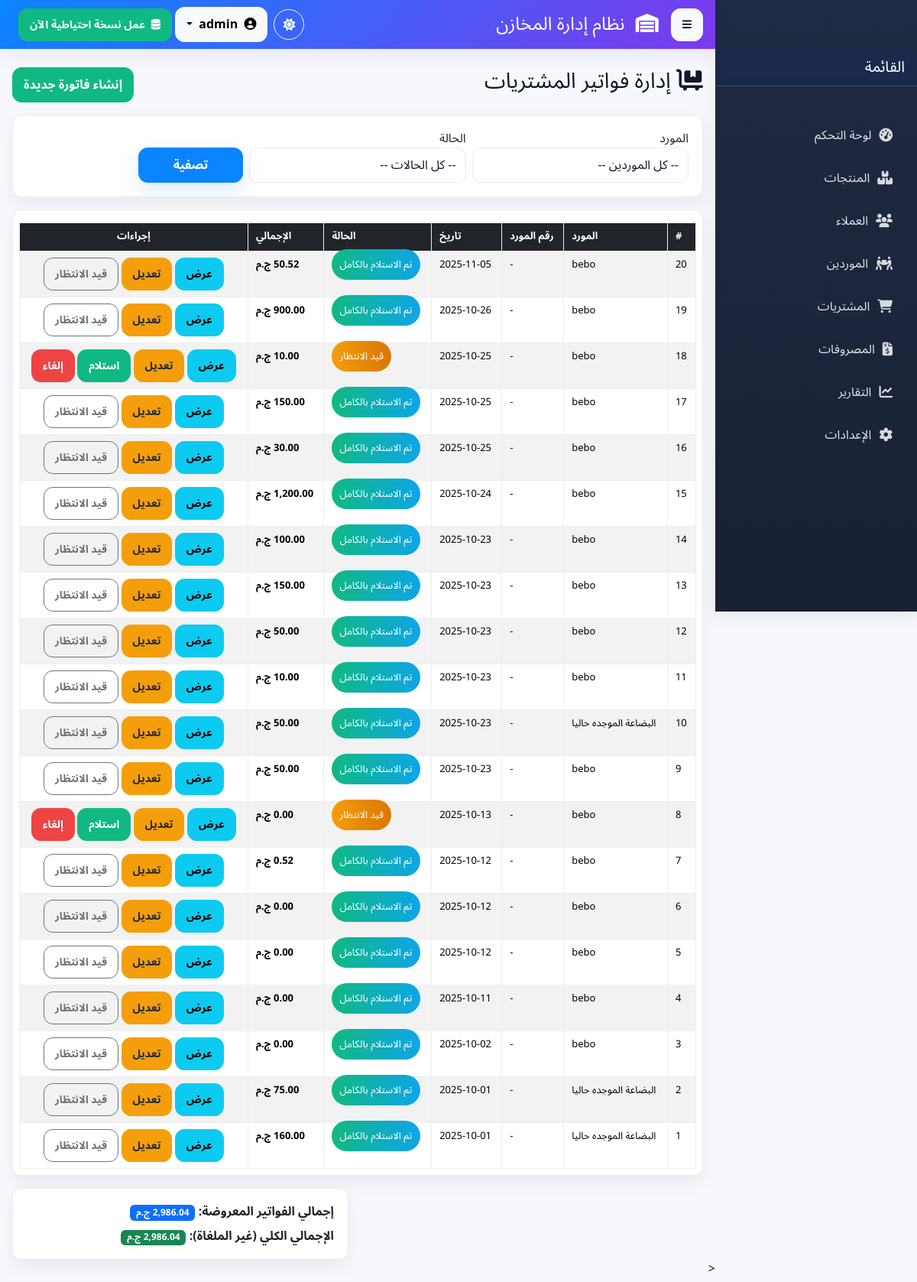
The page /admin/manage_test_purchase.php (signed in) on the database its author committed.
### tables this page shows
CREATE TABLE `purchase_invoices` (
  `id` int(11) NOT NULL COMMENT 'المعرف التلقائي لفاتورة الشراء',
  `supplier_id` int(11) NOT NULL COMMENT 'معرف المورد (FK to suppliers.id)',
  `supplier_invoice_number` varchar(100) DEFAULT NULL COMMENT 'رقم فاتورة المورد (قد يكون فريداً لكل مورد)',
  `purchase_date` date NOT NULL COMMENT 'تاريخ الشراء/الفاتورة',
  `notes` text DEFAULT NULL COMMENT 'ملاحظات إضافية على الفاتورة',
  `total_amount` decimal(12,2) NOT NULL DEFAULT 0.00 COMMENT 'الإجمالي الكلي للفاتورة (يُحسب من البنود)',
  `status` enum('pending','partial_received','fully_received','cancelled') NOT NULL DEFAULT 'pending' COMMENT 'حالة فاتورة الشراء',
  `created_by` int(11) DEFAULT NULL COMMENT 'معرف المستخدم الذي أنشأ فاتورة الشراء (FK to users.id)',
  `created_at` timestamp NOT NULL DEFAULT current_timestamp() COMMENT 'تاريخ ووقت الإنشاء',
  `updated_by` int(11) DEFAULT NULL COMMENT 'معرف المستخدم الذي آخر من عدل بيانات رأس الفاتورة',
  `updated_at` timestamp NULL DEFAULT NULL ON UPDATE current_timestamp() COMMENT 'تاريخ آخر تعديل',
  `cancel_reason` varchar(255) DEFAULT NULL,
  `revert_reason` varchar(255) DEFAULT NULL
);

CREATE TABLE `suppliers` (
  `id` int(11) NOT NULL COMMENT 'المعرف التلقائي للمورد',
  `name` varchar(200) NOT NULL COMMENT 'اسم المورد',
  `mobile` varchar(11) NOT NULL COMMENT 'رقم موبايل المورد (11 رقم)',
  `city` varchar(100) NOT NULL COMMENT 'مدينة المورد',
  `address` text DEFAULT NULL COMMENT 'عنوان المورد التفصيلي (اختياري)',
  `commercial_register` varchar(100) DEFAULT NULL COMMENT 'رقم السجل التجاري (اختياري ولكنه فريد إذا أدخل)',
  `created_by` int(11) DEFAULT NULL COMMENT 'معرف المستخدم الذي أضاف المورد (FK to users.id)',
  `created_at` timestamp NOT NULL DEFAULT current_timestamp() COMMENT 'تاريخ إضافة المورد',
  `updated_at` timestamp NULL DEFAULT NULL ON UPDATE current_timestamp() COMMENT 'تاريخ آخر تعديل لبيانات المورد'
);

### admin/manage_test_purchase.php (the view, shortened to what this page needs)
<?php
require_once dirname(__DIR__) . '/config.php';
function e($s){ return htmlspecialchars($s ?? '', ENT_QUOTES | ENT_SUBSTITUTE, 'UTF-8'); }
$status_labels = [
    'pending' => 'قيد الانتظار',
    'partial_received' => 'تم الاستلام جزئياً',
    'fully_received' => 'تم الاستلام بالكامل',
    'cancelled' => 'ملغاة'
];
$grand_total_all_purchases = 0;
$rs2 = $conn->query("SELECT COALESCE(SUM(total_amount),0) AS grand_total FROM purchase_invoices WHERE status != 'cancelled'");
if ($rs2) { $r2 = $rs2->fetch_assoc(); $grand_total_all_purchases = (float)$r2['grand_total']; }
$sql_select_invoices = "SELECT pi.id, pi.supplier_invoice_number, pi.purchase_date, pi.status, pi.total_amount, pi.created_at, s.name as supplier_name, u.username as creator_name
                        FROM purchase_invoices pi
                        JOIN suppliers s ON pi.supplier_id = s.id
                        LEFT JOIN users u ON pi.created_by = u.id";
$sql_select_invoices .= " ORDER BY pi.purchase_date DESC, pi.id DESC";
$result_invoices = null;
if ($stmt_select = $conn->prepare($sql_select_invoices)) {
    $stmt_select->execute();
    $result_invoices = $stmt_select->get_result();
} else {
    $message = "<div class='alert alert-danger'>خطأ في تحضير استعلام جلب فواتير المشتريات: " . e($conn->error) . "</div>";
}
$displayed_invoices_sum = 0;
$sql_total_displayed = "SELECT COALESCE(SUM(total_amount),0) AS total_displayed FROM purchase_invoices pi WHERE 1=1";
if ($stmt_total = $conn->prepare($sql_total_displayed)) {
    $stmt_total->execute();
    $res_t = $stmt_total->get_result(); $rowt = $res_t->fetch_assoc();
    $displayed_invoices_sum = (float)($rowt['total_displayed'] ?? 0);
}
require_once BASE_DIR . 'partials/header.php';
require_once BASE_DIR . 'partials/sidebar.php';
?>
<div class="container mt-4">
    <div class="d-flex justify-content-between align-items-center mb-3">
        <h3><i class="fas fa-dolly-flatbed"></i> إدارة فواتير المشتريات</h3>
        <a href="<?php echo BASE_URL; ?>admin/manage_suppliers.php" class="btn btn-success">إنشاء فاتورة جديدة</a>
    </div>
    <div class="card mb-3">
        <div class="card-body">
            <form method="get" class="row gx-2 gy-2 align-items-end">
                <div class="col-md-4">
                    <label>المورد</label>
                    <select name="supplier_filter_val" class="form-select">
                        <option value="">-- كل الموردين --</option>
                    </select>
                </div>
                <div class="col-md-4">
                    <label>الحالة</label>
                    <select name="status_filter_val" class="form-select">
                        <option value="">-- كل الحالات --</option>
                    </select>
                </div>
                <div class="col-md-2"><button class="btn btn-primary w-100">تصفية</button></div>
            </form>
        </div>
    </div>
    <div class="card mb-3">
      <div class="card-body p-2">
        <div class="table-responsive">
          <table class="table table-striped mb-0">
            <thead class="table-dark">
              <tr><th>#</th><th>المورد</th><th class="d-none d-md-table-cell">رقم المورد</th><th>تاريخ</th><th class="d-none d-md-table-cell">الحالة</th><th class="text-end">الإجمالي</th><th class="text-center">إجراءات</th></tr>
            </thead>
            <tbody>
              <?php if ($result_invoices && $result_invoices->num_rows>0): while($inv = $result_invoices->fetch_assoc()): ?>
                <tr>
                  <td><?php echo e($inv['id']); ?></td>
                  <td><?php echo e($inv['supplier_name']); ?></td>
                  <td class="d-none d-md-table-cell"><?php echo e($inv['supplier_invoice_number'] ?: '-'); ?></td>
                  <td><?php echo e(date('Y-m-d', strtotime($inv['purchase_date']))); ?></td>
                  <td class="d-none d-md-table-cell">
                    <?php if ($inv['status']==='pending'): ?><span class="badge-pending"><?php echo e($status_labels['pending']); ?></span>
                    <?php elseif ($inv['status']==='fully_received'): ?><span class="badge-received"><?php echo e($status_labels['fully_received']); ?></span>
                    <?php else: ?><span class="badge-cancelled"><?php echo e($status_labels['cancelled']); ?></span><?php endif; ?>
                  </td>
                  <td class="text-end fw-bold"><?php echo number_format((float)$inv['total_amount'],2); ?> ج.م</td>
                  <td class="text-center">
                    <button class="btn btn-info btn-sm" onclick="openInvoiceModalView(<?php echo $inv['id']; ?>)">عرض</button>
                    <?php if ($inv['status']==='pending'): ?>
                      <button class="btn btn-warning btn-sm" onclick="openInvoiceModalEdit(<?php echo $inv['id']; ?>)">تعديل</button>
                      <form method="post" style="display:inline-block" onsubmit="return confirm('تأكيد استلام الفاتورة بالكامل؟')">
                        <button type="submit" name="receive_purchase_invoice" class="btn btn-success btn-sm">استلام</button>
                      </form>
                      <button class="btn btn-danger btn-sm" onclick="openReasonModal('cancel', <?php echo $inv['id']; ?>)">إلغاء</button>
                    <?php elseif ($inv['status']==='fully_received'): ?>
                      <button class="btn btn-warning btn-sm" onclick="openInvoiceModalEdit(<?php echo $inv['id']; ?>)">تعديل</button>
                      <button class="btn btn-outline-secondary btn-sm" onclick="openReasonModal('revert', <?php echo $inv['id']; ?>)">قيد الانتظار</button>
                    <?php endif; ?>
                  </td>
                </tr>
              <?php endwhile; else: ?>
                <tr><td colspan="7" class="text-center">لا توجد فواتير.</td></tr>
              <?php endif; ?>
            </tbody>
          </table>
        </div>
      </div>
    </div>
    <div class="row mt-3">
      <div class="col-md-6 offset-md-6">
        <div class="card">
          <div class="card-body">
            <div><strong>إجمالي الفواتير المعروضة:</strong> <span class="badge bg-primary"><?php echo number_format($displayed_invoices_sum,2); ?> ج.م</span></div>
            <div class="mt-2"><strong>الإجمالي الكلي (غير الملغاة):</strong> <span class="badge bg-success"><?php echo number_format($grand_total_all_purchases,2); ?> ج.م</span></div>
          </div>
        </div>
      </div>
    </div>
</div>
<
<?php
require_once BASE_DIR . 'partials/footer.php';
?>

### assets/css/index.css (style rules this page uses)
:root { --primary: #0b84ff; --primary-600: #0a6be0; --primary-700: #0a58c8; --flash-gradient: linear-gradient( 90deg, rgba(255, 255, 255, 0) 0%, rgba(255, 255, 255, 0.6) 50%, rgba(255, 255, 255, 0) 100%); --accent: #7c3aed; --accent-600: #6d28d9; --teal: #10b981; --amber: #f59e0b; --rose: #ef4444; --const:white; --bg: #f6f8fc; --surface: #ffffff; --surface-2: #f9fbff; --text: #0f172a; --text-soft: #334155; --muted: #64748b; --border: rgba(2,6,23,0.08); --radius: 14px; --radius-sm: 10px; --radius-lg: 20px; --shadow-1: 0 10px 24px rgba(15,23,42,0.06); --shadow-2: 0 12px 28px rgba(11,132,255,0.14); --ring: 0 0 0 4px rgba(11,132,255,0.18); --header-h: 64px; --sidebar-w: 264px; --sidebar-w-mini: 84px; --fast: .15s ease; --normal: .25s cubic-bezier(.2,.8,.2,1); --grad-1: linear-gradient(135deg, #0b84ff, #7c3aed); --grad-2: linear-gradient(135deg, #10b981, #0ea5e9); --grad-3: linear-gradient(135deg, #f59e0b, #ef4444); --grad-4: linear-gradient(135deg, #ef4444, #b91c1c); }
* { scrollbar-width: thin; scrollbar-color: var(--border) var(--surface); }
[data-app] { font-family: "Tajawal","Noto Sans Arabic",system-ui,-apple-system,Segoe UI,Roboto,Arial,sans-serif; color: var(--text); background: var(--bg); min-height: 100vh; -webkit-font-smoothing: antialiased; -moz-osx-font-smoothing: grayscale; }
[data-app] a { text-decoration: none; }
[data-app] .container, [data-app] .container-fluid { padding-inline: 16px; }
::placeholder { color: var(--muted); opacity: 0.8; }
[data-app] .card { background: var(--surface); border: 1px solid var(--border); border-radius: var(--radius); box-shadow: var(--shadow-1); overflow: hidden; }
[data-app] .card-body { padding: 18px; }
[data-app] .btn { border-radius: 12px; font-weight: 800; padding: 10px 14px; transition: transform var(--fast), box-shadow var(--fast), background var(--fast); }
[data-app] .btn-primary { background: var(--primary); border-color: var(--primary); box-shadow: var(--shadow-2); }
[data-app] .btn-success { background: var(--teal); border-color: var(--teal); }
[data-app] .btn-warning { background: var(--amber); border-color: var(--amber); color: #1f2937; }
[data-app] .btn-danger { background: var(--rose); border-color: var(--rose); }
[data-app] .form-control, [data-app] .form-select, [data-app] textarea, [data-app] input[type="text"], [data-app] input[type="number"], [data-app] input[type="date"], [data-app] input[type="email"], [data-app] input[type="password"] { border-radius: 12px; border: 1px solid var(--border); background: var(--surface); padding: 10px 12px; color: var(--text); transition: border-color var(--fast), box-shadow var(--fast), background var(--fast), transform var(--fast); }
[data-app] .p-2 { padding:8px }
input[type="text"], input[type="number"], input[type="email"], input[type="tel"], textarea, select { width: 100%; padding: 10px 12px; border-radius: var(--radius-sm); border: 1px solid var(--border); background: var(--surface-2); color: var(--text); font-size: 0.95rem; transition: all var(--fast); }
select { appearance: none; background-repeat: no-repeat; background-position: left 12px center; background-size: 14px; padding-left: 34px; cursor: pointer; }
select option { background: var(--surface); color: var(--text); }

### admin/manage_test_purchase.php (style rules this page uses)
:root { --primary:#0b84ff; --bg:#f6f8fc; --surface:#fff; --text:#0f172a; --radius:12px; --shadow: 0 10px 24px rgba(2,6,23,0.06); }
.container { max-width:1200px; }
.card { border-radius:12px; box-shadow:var(--shadow); }
.badge-pending { background:linear-gradient(90deg,#f59e0b,#d97706); color:#fff; padding:6px 10px; border-radius:20px; }
.badge-received { background:linear-gradient(90deg,#10b981,#0ea5e9); color:#fff; padding:6px 10px; border-radius:20px; }
.table { width:100%; border-collapse:collapse; margin-top:8px; }
.table th, .table td { padding:8px 10px; border:1px solid #eee; text-align:left; font-size:13px; }

### rows shown on the page
purchase_invoices: id "20", supplier.name "bebo", supplier_invoice_number "-", purchase_date "2025-11-05", total_amount "50.52"
purchase_invoices: id "19", supplier.name "bebo", supplier_invoice_number "-", purchase_date "2025-10-26", total_amount "900.00"
purchase_invoices: id "18", supplier.name "bebo", supplier_invoice_number "-", purchase_date "2025-10-25"
purchase_invoices: id "17", supplier.name "bebo", supplier_invoice_number "-", purchase_date "2025-10-25"
purchase_invoices: id "16", supplier.name "bebo", supplier_invoice_number "-", purchase_date "2025-10-25", total_amount "30.00"
purchase_invoices: id "15", supplier.name "bebo", supplier_invoice_number "-", purchase_date "2025-10-24"
purchase_invoices: id "14", supplier.name "bebo", supplier_invoice_number "-", purchase_date "2025-10-23"
purchase_invoices: id "13", supplier.name "bebo", supplier_invoice_number "-", purchase_date "2025-10-23"
purchase_invoices: id "12", supplier.name "bebo", supplier_invoice_number "-", purchase_date "2025-10-23", total_amount "50.00"
purchase_invoices: id "11", supplier.name "bebo", supplier_invoice_number "-", purchase_date "2025-10-23"
purchase_invoices: id "10", supplier.name "البضاعة الموجده حاليا", supplier_invoice_number "-", purchase_date "2025-10-23", total_amount "50.00"
purchase_invoices: id "9", supplier.name "bebo", supplier_invoice_number "-", purchase_date "2025-10-23", total_amount "50.00"
purchase_invoices: id "8", supplier.name "bebo", supplier_invoice_number "-", purchase_date "2025-10-13", total_amount "0.00"
purchase_invoices: id "7", supplier.name "bebo", supplier_invoice_number "-", purchase_date "2025-10-12", total_amount "0.52"
purchase_invoices: id "6", supplier.name "bebo", supplier_invoice_number "-", purchase_date "2025-10-12", total_amount "0.00"
purchase_invoices: id "5", supplier.name "bebo", supplier_invoice_number "-", purchase_date "2025-10-12", total_amount "0.00"
purchase_invoices: id "4", supplier.name "bebo", supplier_invoice_number "-", purchase_date "2025-10-11", total_amount "0.00"
purchase_invoices: id "3", supplier.name "bebo", supplier_invoice_number "-", purchase_date "2025-10-02", total_amount "0.00"
purchase_invoices: id "2", supplier.name "البضاعة الموجده حاليا", supplier_invoice_number "-", purchase_date "2025-10-01", total_amount "75.00"
purchase_invoices: id "1", supplier.name "البضاعة الموجده حاليا", supplier_invoice_number "-", purchase_date "2025-10-01"

### other values the page prints
$displayed_invoices_sum "2,986.04"
$grand_total_all_purchases "2,986.04"
